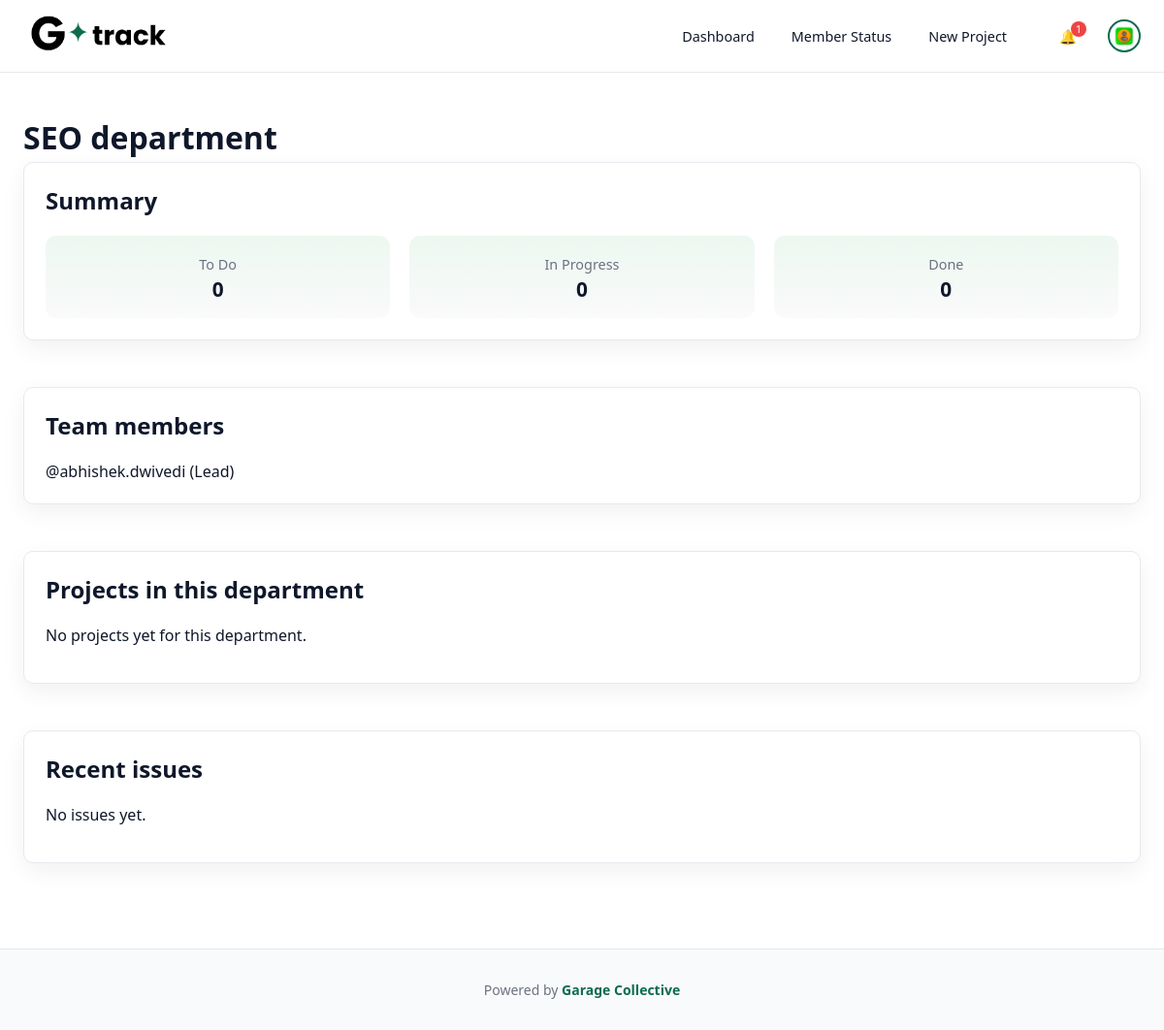
The app's page /departments/SEO/ (signed in), older data.
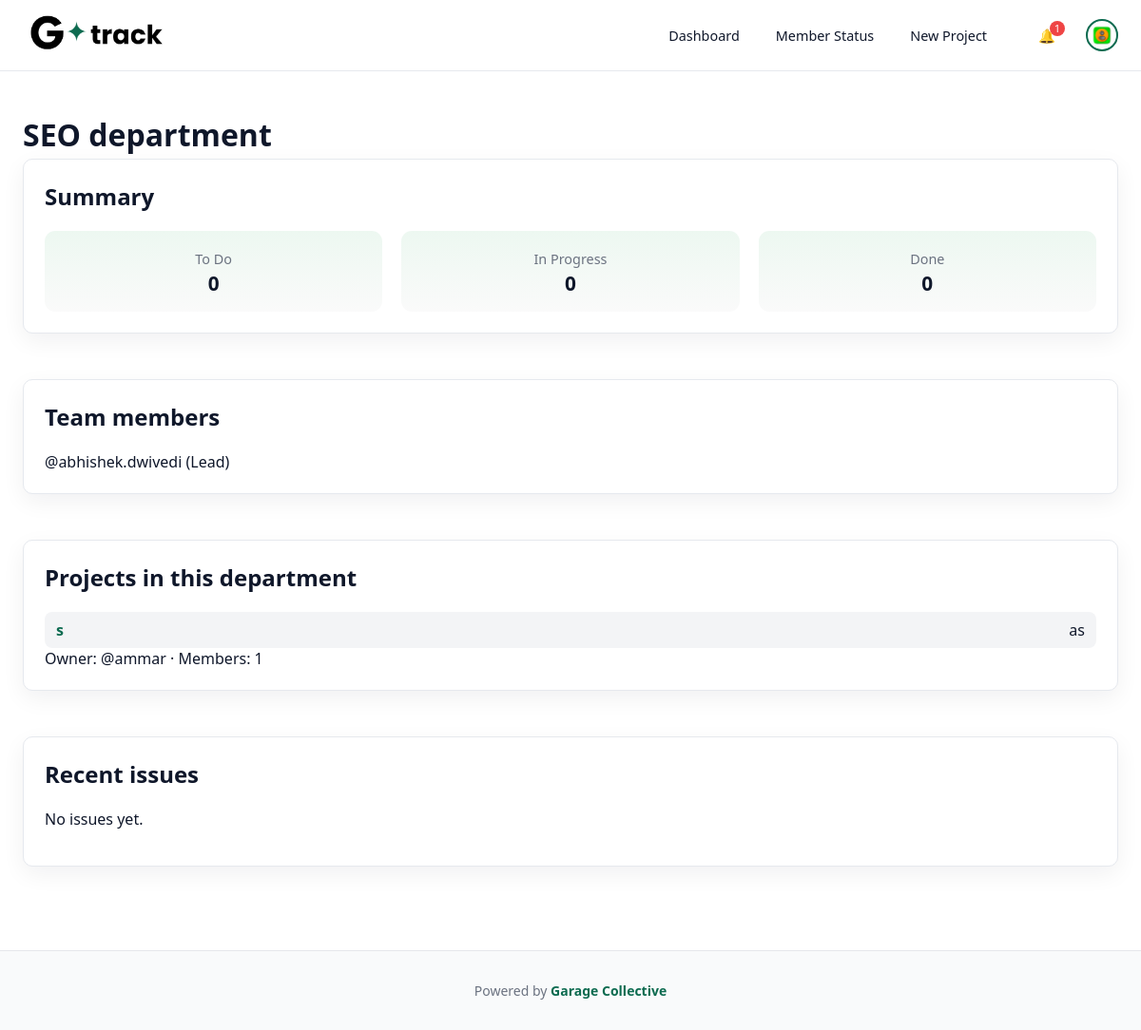
The same page, newer data.
### board/models.py (models this page shows, shortened)
class Project(models.Model):
    name = models.CharField(max_length=100)
    key = models.CharField(
        max_length=10,
        unique=True,                      # keep this if you want each key only once
        help_text="Short code, e.g. CRM",
    )
    description = models.TextField(blank=True)
    owner = models.ForeignKey(
        User,
        related_name="owned_projects",
        on_delete=models.CASCADE,
    )
    issue_date = models.DateField(null=True, blank=True)
    deadline_date = models.DateField(null=True, blank=True)
    sop = models.TextField(
        blank=True,
        help_text="Step-by-step SOP for this project.",
    )
    reference_url = models.URLField(
        blank=True,
        null=True,
        help_text="Optional: link to docs / design / folder for this project.",
    )
    members = models.ManyToManyField(
        User,
        related_name="projects",
        blank=True,
        help_text="Team members who can see this project.",
    )
    department = models.CharField(
        max_length=50,
        choices=Profile.DEPARTMENT_CHOICES,
        blank=True,
        null=True,
        help_text="Department this project belongs to",
    )
    created_at = models.DateTimeField(auto_now_add=True)
    class Meta:
        ordering = ["name"]

### board/views.py (the view)
class DepartmentProjectsView(LoginRequiredMixin, TemplateView):
    template_name = "board/department_projects.html"
    def get_context_data(self, **kwargs):
        ctx = super().get_context_data(**kwargs)
        dept_code = self.kwargs["dept_code"]  # e.g. "DEV"
        dept_label = dict(Profile.DEPARTMENT_CHOICES).get(dept_code, dept_code)
        members = User.objects.filter(profile__department=dept_code).select_related(
            "profile"
        )
        projects = (
            Project.objects.filter(
                Q(owner__profile__department=dept_code)
                | Q(members__profile__department=dept_code)
            )
            .distinct()
            .order_by("name")
        )
        issues = (
            Issue.objects.filter(project__in=projects)
            .select_related("project", "assignee")
            .order_by("-updated_at")
        )
        ctx["dept_code"] = dept_code
        ctx["dept_label"] = dept_label
        ctx["todo_count"] = issues.filter(status="TODO").count()
        ctx["in_progress_count"] = issues.filter(status="IN_PROGRESS").count()
        ctx["done_count"] = issues.filter(status="DONE").count()
        ctx["projects"] = projects
        ctx["members"] = members
        ctx["recent_issues"] = issues[:5]
        return ctx

### board/context_processors.py (called while the page is built)
def user_issue_counts(request):
    if not request.user.is_authenticated:
        return {}
    today = timezone.localdate()
    overdue = Issue.objects.filter(
        assignee=request.user,
        due_date__lt=today
    ).exclude(status="DONE").count()
    open_issues = Issue.objects.filter(
        assignee=request.user
    ).exclude(status="DONE").count()
    return {
        "nav_overdue_count": overdue,
        "nav_open_issue_count": open_issues,
    }

def notifications_context(request):
    if request.user.is_authenticated:
        count = Notification.objects.filter(
            user=request.user,
            is_read=False
        ).count()
    else:
        count = 0
    return {"unread_notifications_count": count}

### board/templates/board/department_projects.html (shortened to what this page needs)
{% extends "base.html" %}
{% block content %}
<h1 class="page-title">{{ dept_label }} department</h1>
<div class="dashboard-grid">
  <section class="card">
    <h2>Summary</h2>
    <div class="stats-row">
      <div class="stat">
        <span class="label">To Do</span>
        <span class="value">{{ todo_count }}</span>
      </div>
      <div class="stat">
        <span class="label">In Progress</span>
        <span class="value">{{ in_progress_count }}</span>
      </div>
      <div class="stat">
        <span class="label">Done</span>
        <span class="value">{{ done_count }}</span>
      </div>
    </div>
  </section>
  <section class="card">
    <h2>Team members</h2>
    {% if members %}
      <ul class="project-list">
        {% for u in members %}
          <li>
            <span class="project-name">
              @{{ u.username }}
              {% if u.profile.role == "LEAD" %}(Lead){% endif %}
            </span>
          </li>
        {% endfor %}
      </ul>
    {% else %}
      <p>No members assigned to this department yet.</p>
    {% endif %}
  </section>
  <section class="card">
    <h2>Projects in this department</h2>
    {% if projects %}
      <ul class="project-list">
        {% for p in projects %}
          <li>
            <a href="{% url 'project_board' p.pk %}">
              <span class="project-key">{{ p.key }}</span>
              <span class="project-name">{{ p.name }}</span>
            </a>
            <span class="project-meta">
              Owner: @{{ p.owner.username }}
              · Members: {{ p.members.count }}
            </span>
          </li>
        {% endfor %}
      </ul>
    {% else %}
      <p>No projects yet for this department.</p>
    {% endif %}
  </section>
  <section class="card">
    <h2>Recent issues</h2>
    {% if recent_issues %}
      <ul class="project-list">
        {% for issue in recent_issues %}
          <li>
            <a href="{% url 'issue_detail' issue.pk %}">
              <span class="project-key">{{ issue.project.key }}-{{ issue.id }}</span>
              <span class="project-name">{{ issue.title }}</span>
            </a>
            <span class="project-meta">
              {{ issue.get_status_display }} ·
              {{ issue.get_priority_display }}
              {% if issue.assignee %} · @{{ issue.assignee.username }}{% endif %}
            </span>
          </li>
        {% endfor %}
      </ul>
    {% else %}
      <p>No issues yet.</p>
    {% endif %}
  </section>
</div>
{% endblock %}

Row changes from the older to the newer data that the page shows:
added Project: key "s", name "as", owner.username "ammar", members.count "1"
Text that changed along with them:
text no longer shown: "No projects yet for this department."
